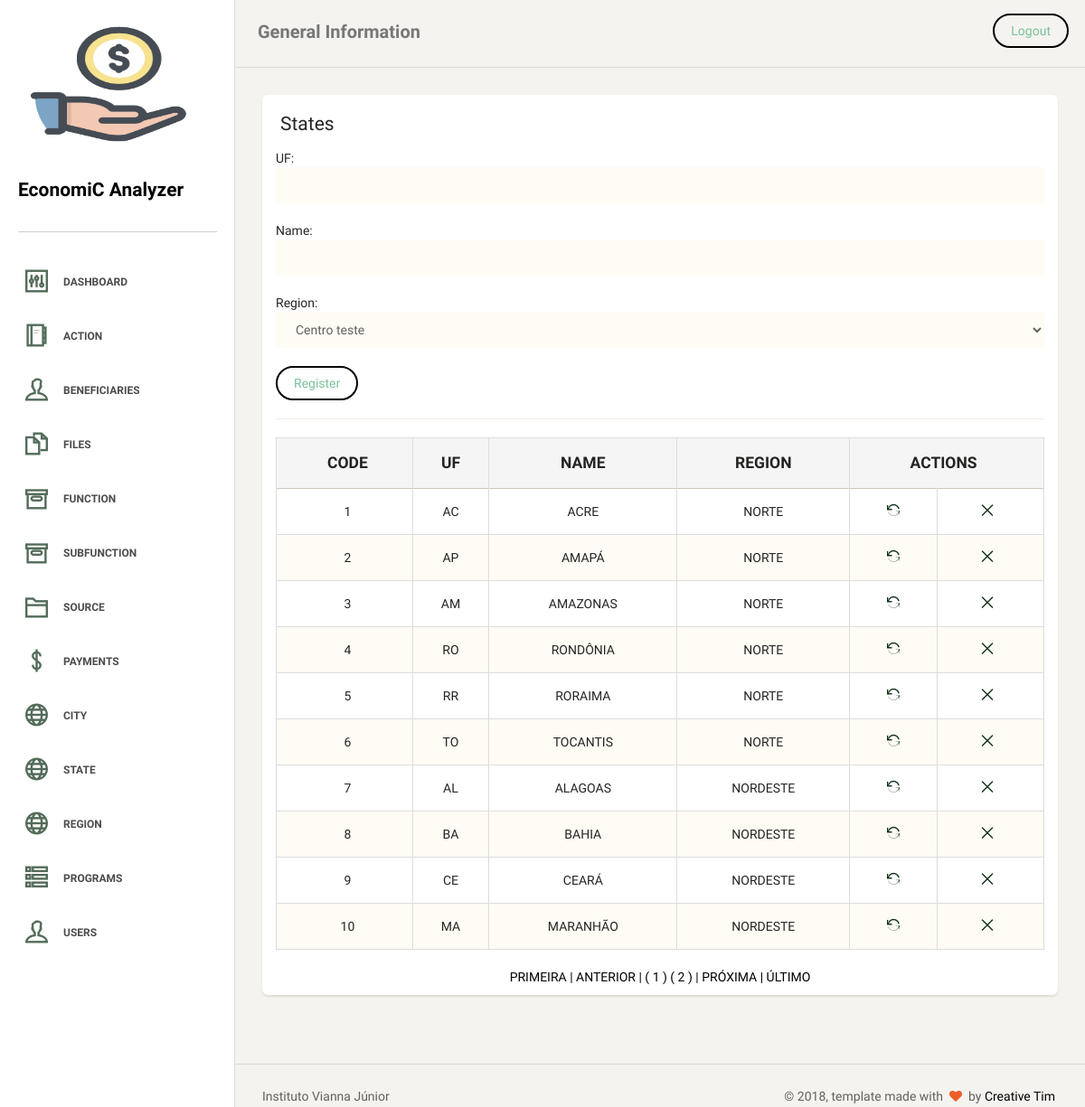
Screenshot of /state.php with the database file from the repository.
### tables this page shows
CREATE TABLE `tb_state` (
  `id_state` int(11) NOT NULL AUTO_INCREMENT,
  `str_uf` varchar(2) NOT NULL,
  `str_name` varchar(19) DEFAULT NULL,
  `tb_region_id_region` int(11) NOT NULL,
  PRIMARY KEY (`id_state`),
  UNIQUE KEY `str_uf_UNIQUE` (`str_uf`),
  UNIQUE KEY `str_name_UNIQUE` (`str_name`),
  KEY `fk_tb_state_tb_region1_idx` (`tb_region_id_region`),
  CONSTRAINT `fk_tb_state_tb_region1` FOREIGN KEY (`tb_region_id_region`) REFERENCES `tb_region` (`id_region`) ON DELETE NO ACTION ON UPDATE NO ACTION
);

CREATE TABLE `tb_region` (
  `id_region` int(11) NOT NULL AUTO_INCREMENT,
  `str_name_region` varchar(12) DEFAULT NULL,
  PRIMARY KEY (`id_region`),
  UNIQUE KEY `str_name_region_UNIQUE` (`str_name_region`)
);

### dao/stateDAO.php (the view, shortened to what this page needs)
<?php
require_once "classes/state.php";
class stateDAO
{
    public function pagedTable() {
        global $pdo;
        $endereco = $_SERVER ['PHP_SELF'];
        $pagina_atual = (isset($_GET['page']) && is_numeric($_GET['page'])) ? $_GET['page'] : 1;
        $linha_inicial = ($pagina_atual -1) * QTDE_REGISTROS;
        $sql = "SELECT S.id_state, R.str_name_region as tb_region, S.str_uf, S.str_name FROM tb_state S INNER JOIN tb_region R ON R.id_region = S.tb_region_id_region LIMIT {$linha_inicial}, " . QTDE_REGISTROS;
        $statement = $pdo->prepare($sql);
        $statement->execute();
        $dados = $statement->fetchAll(PDO::FETCH_OBJ);
        $sqlContador = "SELECT COUNT(*) AS total_registros FROM tb_state";
        $statement = $pdo->prepare($sqlContador);
        $statement->execute();
        $valor = $statement->fetch(PDO::FETCH_OBJ);
        $primeira_pagina = 1;
        $ultima_pagina  = ceil($valor->total_registros / QTDE_REGISTROS);
        $pagina_anterior = ($pagina_atual > 1) ? $pagina_atual -1 : 0 ;
        $proxima_pagina = ($pagina_atual < $ultima_pagina) ? $pagina_atual +1 : 0 ;
        $range_inicial  = (($pagina_atual - RANGE_PAGINAS) >= 1) ? $pagina_atual - RANGE_PAGINAS : 1 ;
        $range_final   = (($pagina_atual + RANGE_PAGINAS) <= $ultima_pagina ) ? $pagina_atual + RANGE_PAGINAS : $ultima_pagina ;
        $exibir_botao_inicio = ($range_inicial < $pagina_atual) ? 'mostrar' : 'esconder';
        $exibir_botao_final = ($range_final > $pagina_atual) ? 'mostrar' : 'esconder';
        if (!empty($dados)):
            echo "
     <table class='table table-striped table-bordered'>
     <thead>
       <tr style='text-transform: uppercase;' class='active'>
        <th style='text-align: center; font-weight: bolder;'>Code</th>
        <th style='text-align: center; font-weight: bolder;'>UF</th>
        <th style='text-align: center; font-weight: bolder;'>Name</th>
        <th style='text-align: center; font-weight: bolder;'>Region</th>
        <th style='text-align: center; font-weight: bolder;' colspan='2'>Actions</th>
       </tr>
     </thead>
     <tbody>";
            foreach ($dados as $state):
                echo "<tr>
        <td style='text-align: center'>$state->id_state</td>
        <td style='text-align: center'>$state->str_uf</td>
        <td style='text-align: center'>$state->str_name</td>
        <td style='text-align: center'>$state->tb_region</td>
        <td style='text-align: center'><a href='?act=upd&id=$state->id_state' title='Alterar'><i class='ti-reload'></i></a></td>
        <td style='text-align: center'><a href='?act=del&id=$state->id_state' title='Remover'><i class='ti-close'></i></a></td>
       </tr>";
            endforeach;
            echo "
</tbody>
     </table>
     <div class='box-paginacao' style='text-align: center'>
       <a class='box-navegacao  $exibir_botao_inicio' href='$endereco?page=$primeira_pagina' title='Primeira Página'> PRIMEIRA  |</a>
       <a class='box-navegacao  $exibir_botao_inicio' href='$endereco?page=$pagina_anterior' title='Página Anterior'> ANTERIOR  |</a>
";
            for ($i = $range_inicial; $i <= $range_final; $i++):
                $destaque = ($i == $pagina_atual) ? 'destaque' : '';
                echo "<a class='box-numero $destaque' href='$endereco?page=$i'> ( $i ) </a>";
            endfor;
            echo "<a class='box-navegacao $exibir_botao_final' href='$endereco?page=$proxima_pagina' title='Próxima Página'>| PRÓXIMA  </a>
                  <a class='box-navegacao $exibir_botao_final' href='$endereco?page=$ultima_pagina'  title='Última Página'>| ÚLTIMO  </a>
     </div>";
        else:
            echo "<p class='bg-danger'>Nenhum registro foi encontrado!</p>
     ";
        endif;
    }
}

### rows the page displays
tb_state: id_state "1", str_uf "AC", str_name "ACRE", tb_region_id_region.str_name_region "NORTE"
tb_state: id_state "2", str_uf "AP", str_name "AMAPÁ", tb_region_id_region.str_name_region "NORTE"
tb_state: id_state "3", str_uf "AM", str_name "AMAZONAS", tb_region_id_region.str_name_region "NORTE"
tb_state: id_state "4", str_uf "RO", str_name "RONDÔNIA", tb_region_id_region.str_name_region "NORTE"
tb_state: id_state "5", str_uf "RR", str_name "RORAIMA", tb_region_id_region.str_name_region "NORTE"
tb_state: id_state "6", str_uf "TO", str_name "TOCANTIS", tb_region_id_region.str_name_region "NORTE"
tb_state: id_state "7", str_uf "AL", str_name "ALAGOAS", tb_region_id_region.str_name_region "NORDESTE"
tb_state: id_state "8", str_uf "BA", str_name "BAHIA", tb_region_id_region.str_name_region "NORDESTE"
tb_state: id_state "9", str_uf "CE", str_name "CEARÁ", tb_region_id_region.str_name_region "NORDESTE"
tb_state: id_state "10", str_uf "MA", str_name "MARANHÃO", tb_region_id_region.str_name_region "NORDESTE"

### other values shown
form field tb_state_id_state "Centro teste"
